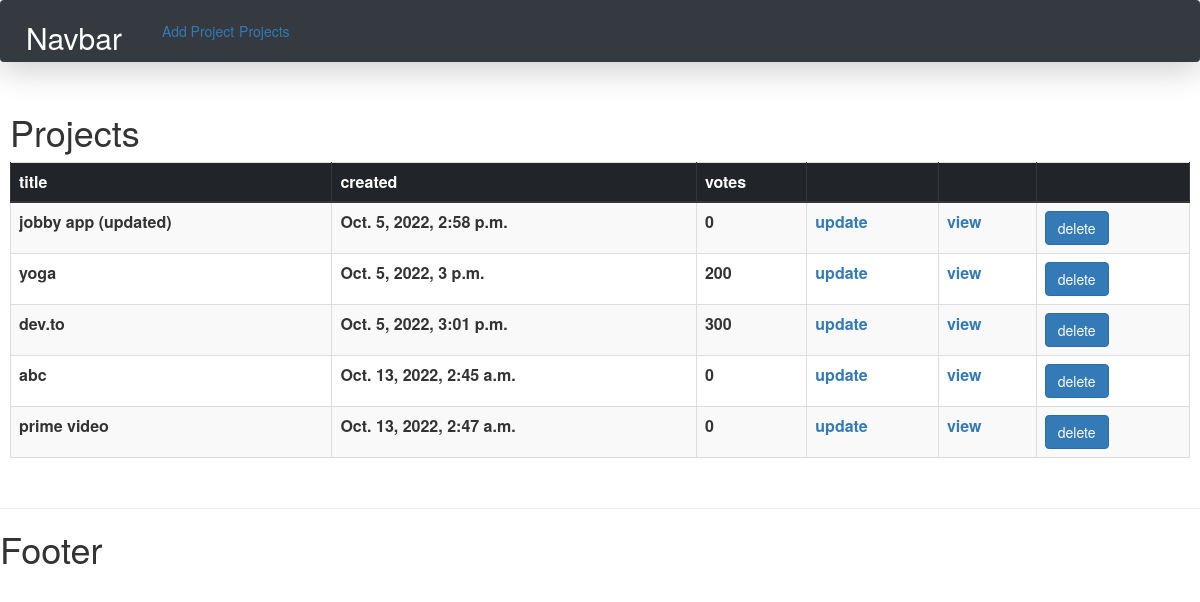
The app's page /projects/projects/ with its own data.
### project/models.py (models this page shows, shortened)
class Project(models.Model):
    title = models.CharField(max_length=200)
    thumbnail = models.ImageField(
        blank=True, null=True, upload_to="static/projects", default="static/projects/today.png")
    description = models.TextField(null=True, blank=True)
    demo_link = models.CharField(max_length=400, null=True, blank=True)
    source_code = models.CharField(max_length=4000, null=True, blank=True)
    created = models.DateTimeField(auto_now_add=True)
    id = models.UUIDField(default=uuid.uuid4, unique=True, primary_key=True)
    tags = models.ManyToManyField('Tag', blank=True)
    vote_total = models.IntegerField(default=0, null=True, blank=True)
    vote_ratio = models.IntegerField(default=0, null=True, blank=True)

### project/views.py (the view)
# urls.py: path("projects/", include('project.urls')),
def projects(request):
    projects = Project.objects.all()
    return render(request, "projects.html", {'projects': projects})

### project/templates/projects.html (shortened to what this page needs)
{%extends "main.html"%}
{% block content %}
<div class="p-3">
    <h1>Projects </h1>
    <table class="table table-hover table-striped p-3 table-bordered">
        <thead class="thead-dark ">
            <tr>
                <th scope="col">title</th>
                <th scope="col">created</th>
                <th scope="col">votes</th>
                <th scope="col"></th>
                <th scope="col"></th>
                <th scope="col"></th>
            </tr>
        </thead>
        <tbody>
            {% for project in projects%}
            <tr>
                <th scope="col">{{project.title}}</th>
                <th scope="col">{{project.created}}</th>
                <th scope="col">{{project.vote_total}}</th>
                <th scope="col"><a href="{% url 'update-project' project.id  %}">update</a></th>
                <th scope="col"><a href="{% url 'project' project.id  %}">view</a></th>
                <th scope="col">
                    <button type="button" class="btn btn-primary" data-toggle="modal" data-target="#{{project.id}}">
                        delete
                    </button>
                </th>
            </tr>
            {%endfor %}
        </tbody>
    </table>
</div>
{% endblock content %}

### project/templates/main.html (shortened to what this page needs)
<html>
<head>
    <link rel="stylesheet" href="https://cdn.jsdelivr.net/npm/bootstrap@4.1.3/dist/css/bootstrap.min.css">
    <link rel="stylesheet" href="https://maxcdn.bootstrapcdn.com/bootstrap/3.4.1/css/bootstrap.min.css">
</head>
<body class="">
    {% include "navbar.html" %}
    {% block content %}
    {% endblock content %}
    <hr />
    <h1>Footer</h1>
</body>
</html>

### project/templates/navbar.html (shortened to what this page needs)
<nav class="navbar navbar-expand-lg navbar-light bg-dark shadow-lg">
    <a class="navbar-brand text-white " href="/">
        <h2 class="p-0 m-0">Navbar</h2>
    </a>
    <div class="collapse navbar-collapse" id="navbarNavAltMarkup">
        <div class="navbar-nav ml-auto">
            <a class="mr-2" href="{% url 'create-project' %}">Add Project</a>
            <a class="mr-2" href="{% url 'projects' %}">Projects</a>
        </div>
    </div>
</nav>

### records on screen
Project: title "jobby app (updated)", created "Oct. 5, 2022, 2:58 p.m.", vote_total "0"
Project: title "yoga", created "Oct. 5, 2022, 3 p.m.", vote_total "200"
Project: title "dev.to", created "Oct. 5, 2022, 3:01 p.m.", vote_total "300"
Project: title "abc", created "Oct. 13, 2022, 2:45 a.m.", vote_total "0"
Project: title "prime video", created "Oct. 13, 2022, 2:47 a.m.", vote_total "0"
